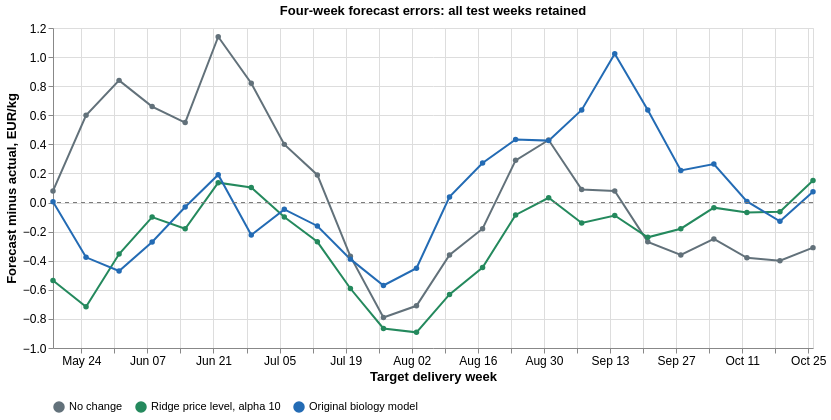

Write the Vega-Lite specification saved for this chart.
### Vega-Lite specification from a JSON file in a GitHub repository (floating-point values rounded to 4 significant figures)
{"config": {"view": {"continuousWidth": 300, "continuousHeight": 300}, "axis": {"labelFontSize": 12, "titleFontSize": 13}, "font": "Arial", "legend": {"labelFontSize": 11, "orient": "bottom"}}, "layer": [{"data": {"values": [{"date": "2026-05-18", "week": "2026-W21", "model": "Actual", "price": 6.63}, {"date": "2026-05-25", "week": "2026-W22", "model": "Actual", "price": 6.85}, {"date": "2026-06-01", "week": "2026-W23", "model": "Actual", "price": 6.41}, {"date": "2026-06-08", "week": "2026-W24", "model": "Actual", "price": 6.15}, {"date": "2026-06-15", "week": "2026-W25", "model": "Actual", "price": 6.08}, {"date": "2026-06-22", "week": "2026-W26", "model": "Actual", "price": 5.71}, {"date": "2026-06-29", "week": "2026-W27", "model": "Actual", "price": 5.59}, {"date": "2026-07-06", "week": "2026-W28", "model": "Actual", "price": 5.75}, {"date": "2026-07-13", "week": "2026-W29", "model": "Actual", "price": 5.89}, {"date": "2026-07-20", "week": "2026-W30", "model": "Actual", "price": 6.08}, {"date": "2026-07-27", "week": "2026-W31", "model": "Actual", "price": 6.38}, {"date": "2026-08-03", "week": "2026-W32", "model": "Actual", "price": 6.46}, {"date": "2026-08-10", "week": "2026-W33", "model": "Actual", "price": 6.25}, {"date": "2026-08-17", "week": "2026-W34", "model": "Actual", "price": 6.26}, {"date": "2026-08-24", "week": "2026-W35", "model": "Actual", "price": 6.09}, {"date": "2026-08-31", "week": "2026-W36", "model": "Actual", "price": 6.03}, {"date": "2026-09-07", "week": "2026-W37", "model": "Actual", "price": 6.16}, {"date": "2026-09-14", "week": "2026-W38", "model": "Actual", "price": 6.18}, {"date": "2026-09-21", "week": "2026-W39", "model": "Actual", "price": 6.36}, {"date": "2026-09-28", "week": "2026-W40", "model": "Actual", "price": 6.39}, {"date": "2026-10-05", "week": "2026-W41", "model": "Actual", "price": 6.41}, {"date": "2026-10-12", "week": "2026-W42", "model": "Actual", "price": 6.56}, {"date": "2026-10-19", "week": "2026-W43", "model": "Actual", "price": 6.76}, {"date": "2026-10-26", "week": "2026-W44", "model": "Actual", "price": 6.7}, {"date": "2026-05-18", "week": "2026-W21", "model": "No change", "price": 6.71, "error": 0.08}, {"date": "2026-05-18", "week": "2026-W21", "model": "Ridge price level, alpha 10", "price": 6.094, "error": -0.5361}, {"date": "2026-05-18", "week": "2026-W21", "model": "Original biology model", "price": 6.636, "error": 0.005796}, {"date": "2026-05-25", "week": "2026-W22", "model": "No change", "price": 7.45, "error": 0.6}, {"date": "2026-05-25", "week": "2026-W22", "model": "Ridge price level, alpha 10", "price": 6.133, "error": -0.7169}, {"date": "2026-05-25", "week": "2026-W22", "model": "Original biology model", "price": 6.474, "error": -0.3765}, {"date": "2026-06-01", "week": "2026-W23", "model": "No change", "price": 7.25, "error": 0.84}, {"date": "2026-06-01", "week": "2026-W23", "model": "Ridge price level, alpha 10", "price": 6.056, "error": -0.3538}, {"date": "2026-06-01", "week": "2026-W23", "model": "Original biology model", "price": 5.939, "error": -0.4708}, {"date": "2026-06-08", "week": "2026-W24", "model": "No change", "price": 6.81, "error": 0.66}, {"date": "2026-06-08", "week": "2026-W24", "model": "Ridge price level, alpha 10", "price": 6.05, "error": -0.1}, {"date": "2026-06-08", "week": "2026-W24", "model": "Original biology model", "price": 5.879, "error": -0.2707}, {"date": "2026-06-15", "week": "2026-W25", "model": "No change", "price": 6.63, "error": 0.55}, {"date": "2026-06-15", "week": "2026-W25", "model": "Ridge price level, alpha 10", "price": 5.9, "error": -0.1804}, {"date": "2026-06-15", "week": "2026-W25", "model": "Original biology model", "price": 6.049, "error": -0.03063}, {"date": "2026-06-22", "week": "2026-W26", "model": "No change", "price": 6.85, "error": 1.14}, {"date": "2026-06-22", "week": "2026-W26", "model": "Ridge price level, alpha 10", "price": 5.847, "error": 0.1366}, {"date": "2026-06-22", "week": "2026-W26", "model": "Original biology model", "price": 5.901, "error": 0.1914}, {"date": "2026-06-29", "week": "2026-W27", "model": "No change", "price": 6.41, "error": 0.82}, {"date": "2026-06-29", "week": "2026-W27", "model": "Ridge price level, alpha 10", "price": 5.693, "error": 0.1031}, {"date": "2026-06-29", "week": "2026-W27", "model": "Original biology model", "price": 5.366, "error": -0.2238}, {"date": "2026-07-06", "week": "2026-W28", "model": "No change", "price": 6.15, "error": 0.4}, {"date": "2026-07-06", "week": "2026-W28", "model": "Ridge price level, alpha 10", "price": 5.651, "error": -0.09896}, {"date": "2026-07-06", "week": "2026-W28", "model": "Original biology model", "price": 5.703, "error": -0.04682}, {"date": "2026-07-13", "week": "2026-W29", "model": "No change", "price": 6.08, "error": 0.19}, {"date": "2026-07-13", "week": "2026-W29", "model": "Ridge price level, alpha 10", "price": 5.62, "error": -0.27}, {"date": "2026-07-13", "week": "2026-W29", "model": "Original biology model", "price": 5.729, "error": -0.1609}, {"date": "2026-07-20", "week": "2026-W30", "model": "No change", "price": 5.71, "error": -0.37}, {"date": "2026-07-20", "week": "2026-W30", "model": "Ridge price level, alpha 10", "price": 5.489, "error": -0.591}, {"date": "2026-07-20", "week": "2026-W30", "model": "Original biology model", "price": 5.691, "error": -0.389}, {"date": "2026-07-27", "week": "2026-W31", "model": "No change", "price": 5.59, "error": -0.79}, {"date": "2026-07-27", "week": "2026-W31", "model": "Ridge price level, alpha 10", "price": 5.514, "error": -0.8657}, {"date": "2026-07-27", "week": "2026-W31", "model": "Original biology model", "price": 5.81, "error": -0.5704}, {"date": "2026-08-03", "week": "2026-W32", "model": "No change", "price": 5.75, "error": -0.71}, {"date": "2026-08-03", "week": "2026-W32", "model": "Ridge price level, alpha 10", "price": 5.568, "error": -0.8923}, {"date": "2026-08-03", "week": "2026-W32", "model": "Original biology model", "price": 6.008, "error": -0.4516}, {"date": "2026-08-10", "week": "2026-W33", "model": "No change", "price": 5.89, "error": -0.36}, {"date": "2026-08-10", "week": "2026-W33", "model": "Ridge price level, alpha 10", "price": 5.618, "error": -0.6317}, {"date": "2026-08-10", "week": "2026-W33", "model": "Original biology model", "price": 6.289, "error": 0.03886}, {"date": "2026-08-17", "week": "2026-W34", "model": "No change", "price": 6.08, "error": -0.18}, {"date": "2026-08-17", "week": "2026-W34", "model": "Ridge price level, alpha 10", "price": 5.813, "error": -0.4472}, {"date": "2026-08-17", "week": "2026-W34", "model": "Original biology model", "price": 6.532, "error": 0.2719}, {"date": "2026-08-24", "week": "2026-W35", "model": "No change", "price": 6.38, "error": 0.29}, {"date": "2026-08-24", "week": "2026-W35", "model": "Ridge price level, alpha 10", "price": 6.005, "error": -0.08535}, {"date": "2026-08-24", "week": "2026-W35", "model": "Original biology model", "price": 6.523, "error": 0.433}, {"date": "2026-08-31", "week": "2026-W36", "model": "No change", "price": 6.46, "error": 0.43}, {"date": "2026-08-31", "week": "2026-W36", "model": "Ridge price level, alpha 10", "price": 6.063, "error": 0.03266}, {"date": "2026-08-31", "week": "2026-W36", "model": "Original biology model", "price": 6.456, "error": 0.4257}, {"date": "2026-09-07", "week": "2026-W37", "model": "No change", "price": 6.25, "error": 0.09}, {"date": "2026-09-07", "week": "2026-W37", "model": "Ridge price level, alpha 10", "price": 6.02, "error": -0.1403}, {"date": "2026-09-07", "week": "2026-W37", "model": "Original biology model", "price": 6.797, "error": 0.6366}, {"date": "2026-09-14", "week": "2026-W38", "model": "No change", "price": 6.26, "error": 0.08}, {"date": "2026-09-14", "week": "2026-W38", "model": "Ridge price level, alpha 10", "price": 6.091, "error": -0.08915}, {"date": "2026-09-14", "week": "2026-W38", "model": "Original biology model", "price": 7.203, "error": 1.023}, {"date": "2026-09-21", "week": "2026-W39", "model": "No change", "price": 6.09, "error": -0.27}, {"date": "2026-09-21", "week": "2026-W39", "model": "Ridge price level, alpha 10", "price": 6.121, "error": -0.2392}, {"date": "2026-09-21", "week": "2026-W39", "model": "Original biology model", "price": 6.996, "error": 0.6361}, {"date": "2026-09-28", "week": "2026-W40", "model": "No change", "price": 6.03, "error": -0.36}, {"date": "2026-09-28", "week": "2026-W40", "model": "Ridge price level, alpha 10", "price": 6.21, "error": -0.1799}, {"date": "2026-09-28", "week": "2026-W40", "model": "Original biology model", "price": 6.611, "error": 0.2209}, {"date": "2026-10-05", "week": "2026-W41", "model": "No change", "price": 6.16, "error": -0.25}, {"date": "2026-10-05", "week": "2026-W41", "model": "Ridge price level, alpha 10", "price": 6.375, "error": -0.03521}, {"date": "2026-10-05", "week": "2026-W41", "model": "Original biology model", "price": 6.675, "error": 0.2646}, {"date": "2026-10-12", "week": "2026-W42", "model": "No change", "price": 6.18, "error": -0.38}, {"date": "2026-10-12", "week": "2026-W42", "model": "Ridge price level, alpha 10", "price": 6.492, "error": -0.06841}, {"date": "2026-10-12", "week": "2026-W42", "model": "Original biology model", "price": 6.568, "error": 0.008106}, {"date": "2026-10-19", "week": "2026-W43", "model": "No change", "price": 6.36, "error": -0.4}, {"date": "2026-10-19", "week": "2026-W43", "model": "Ridge price level, alpha 10", "price": 6.697, "error": -0.06315}, {"date": "2026-10-19", "week": "2026-W43", "model": "Original biology model", "price": 6.631, "error": -0.1291}, {"date": "2026-10-26", "week": "2026-W44", "model": "No change", "price": 6.39, "error": -0.31}, {"date": "2026-10-26", "week": "2026-W44", "model": "Ridge price level, alpha 10", "price": 6.851, "error": 0.1513}, {"date": "2026-10-26", "week": "2026-W44", "model": "Original biology model", "price": 6.774, "error": 0.07448}]}, "mark": {"type": "line", "point": true}, "encoding": {"color": {"field": "model", "scale": {"domain": ["No change", "Ridge price level, alpha 10", "Original biology model"], "range": ["#62717a", "#24895d", "#236bb4"]}, "title": null, "type": "nominal"}, "tooltip": [{"field": "week", "type": "nominal"}, {"field": "model", "type": "nominal"}, {"field": "error", "format": "+.3f", "type": "quantitative"}], "x": {"field": "date", "title": "Target delivery week", "type": "temporal"}, "y": {"field": "error", "scale": {"zero": true}, "title": "Forecast minus actual, EUR/kg", "type": "quantitative"}}, "transform": [{"filter": "(datum.model !== 'Actual')"}]}, {"data": {"values": [{"zero": 0}]}, "mark": {"type": "rule", "color": "#777", "strokeDash": [4, 4]}, "encoding": {"y": {"field": "zero", "type": "quantitative"}}}], "height": 320, "title": "Four-week forecast errors: all test weeks retained", "width": 760, "$schema": "https://vega.github.io/schema/vega-lite/v5.20.1.json"}
